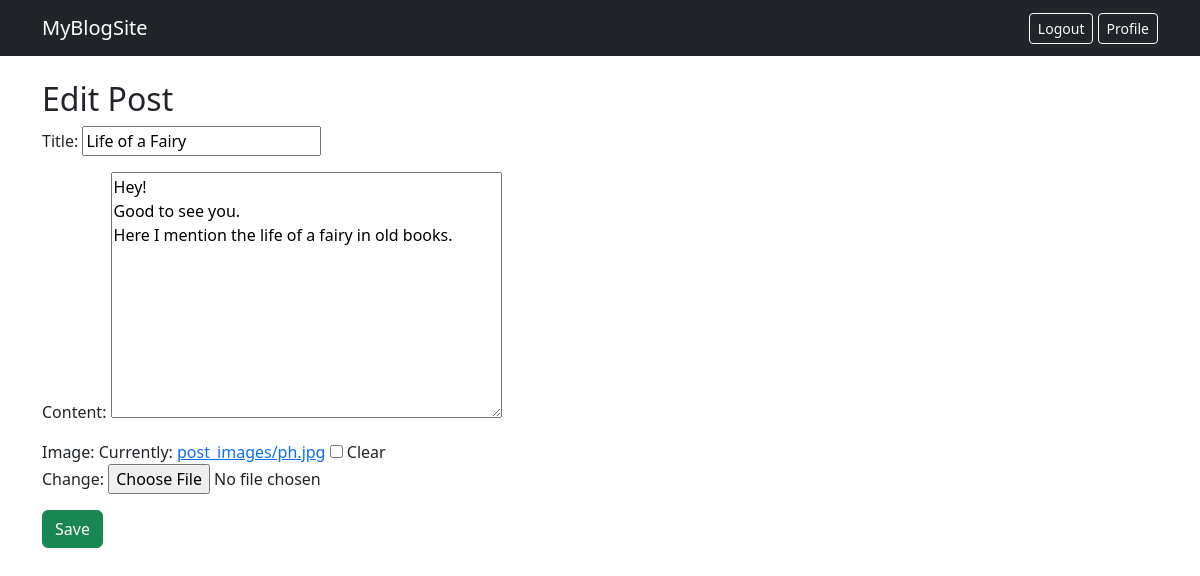
Screenshot of /post/2/edit/ (signed in) with the database file from the repository.
### blogapp/models.py (models this page shows, shortened)
class BlogPost(models.Model):
    title = models.CharField(max_length=255)
    content = models.TextField()
    image = models.ImageField(upload_to='post_images/', blank=True, null=True, validators=[
        FileExtensionValidator(['jpg', 'jpeg', 'png'])
    ])
    author = models.ForeignKey(User, on_delete=models.CASCADE)
    created_at = models.DateTimeField(auto_now_add=True)

### blogapp/views.py (the view)
# urls.py: path('post/<int:pk>/edit/', views.post_edit_view, name='post-edit'),
@login_required
def post_edit_view(request, pk):
    post = get_object_or_404(BlogPost, pk=pk)
    if request.user != post.author:
        return redirect('post-list')
    if request.method == 'POST':
        form = BlogPostForm(request.POST, request.FILES, instance=post)
        if form.is_valid():
            form.save()
            return redirect('post-detail', pk=post.pk)
    else:
        form = BlogPostForm(instance=post)
    return render(request, 'blogapp/post_form.html', {'form': form})

### blogapp/forms.py
class BlogPostForm(forms.ModelForm):
    class Meta:
        model = BlogPost
        fields = ['title', 'content', 'image']

### blogapp/templates/blogapp/post_form.html (shortened to what this page needs)
{% extends 'blogapp/base.html' %}
{% block content %}
<h2>{% if form.instance.pk %}Edit{% else %}New{% endif %} Post</h2>
<form method="POST" enctype="multipart/form-data">
    {{ form.as_p }}
    <button class="btn btn-success">Save</button>
</form>
{% endblock %}

### rows the page displays
BlogPost: title "Life of a Fairy", content "Hey! Good to see you. Here I mention the life of a fairy in old books."
